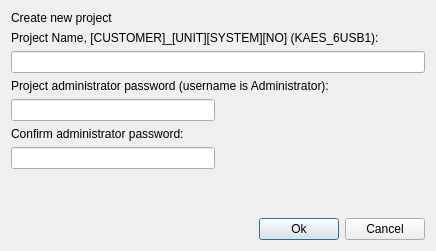
<?xml version="1.0" encoding="UTF-8"?>
<ui version="4.0">
 <class>CreateProjectDialog</class>
 <widget class="QDialog" name="CreateProjectDialog">
  <property name="windowModality">
   <enum>Qt::ApplicationModal</enum>
  </property>
  <property name="geometry">
   <rect>
    <x>0</x>
    <y>0</y>
    <width>436</width>
    <height>251</height>
   </rect>
  </property>
  <property name="windowTitle">
   <string>Create New Project</string>
  </property>
  <property name="modal">
   <bool>true</bool>
  </property>
  <layout class="QHBoxLayout" name="horizontalLayout_2">
   <item>
    <layout class="QVBoxLayout" name="verticalLayout">
     <item>
      <layout class="QGridLayout" name="gridLayout">
       <item row="4" column="0">
        <widget class="QLineEdit" name="passwordEdit">
         <property name="echoMode">
          <enum>QLineEdit::Password</enum>
         </property>
        </widget>
       </item>
       <item row="2" column="0" colspan="2">
        <widget class="QLineEdit" name="projectNameEdit"/>
       </item>
       <item row="7" column="0">
        <spacer name="verticalSpacer1">
         <property name="orientation">
          <enum>Qt::Vertical</enum>
         </property>
         <property name="sizeHint" stdset="0">
          <size>
           <width>20</width>
           <height>40</height>
          </size>
         </property>
        </spacer>
       </item>
       <item row="3" column="0" colspan="2">
        <widget class="QLabel" name="label3">
         <property name="text">
          <string>Project administrator password (username is Administrator):</string>
         </property>
        </widget>
       </item>
       <item row="0" column="0" colspan="2">
        <widget class="QLabel" name="label1">
         <property name="text">
          <string>Create new project</string>
         </property>
        </widget>
       </item>
       <item row="5" column="0" colspan="2">
        <widget class="QLabel" name="label4">
         <property name="text">
          <string>Confirm administrator password:</string>
         </property>
        </widget>
       </item>
       <item row="6" column="0">
        <widget class="QLineEdit" name="confirmPasswordEdit">
         <property name="echoMode">
          <enum>QLineEdit::Password</enum>
         </property>
        </widget>
       </item>
       <item row="6" column="1">
        <spacer name="horizontalSpacer2">
         <property name="orientation">
          <enum>Qt::Horizontal</enum>
         </property>
         <property name="sizeHint" stdset="0">
          <size>
           <width>40</width>
           <height>20</height>
          </size>
         </property>
        </spacer>
       </item>
       <item row="1" column="0" colspan="2">
        <widget class="QLabel" name="label2">
         <property name="text">
          <string>Project Name, [CUSTOMER]_[UNIT][SYSTEM][NO] (KAES_6USB1):</string>
         </property>
        </widget>
       </item>
       <item row="4" column="1">
        <spacer name="horizontalSpacer1">
         <property name="orientation">
          <enum>Qt::Horizontal</enum>
         </property>
         <property name="sizeHint" stdset="0">
          <size>
           <width>40</width>
           <height>20</height>
          </size>
         </property>
        </spacer>
       </item>
      </layout>
     </item>
     <item>
      <layout class="QHBoxLayout" name="horizontalLayout">
       <item>
        <spacer name="horizontalSpacer3">
         <property name="orientation">
          <enum>Qt::Horizontal</enum>
         </property>
         <property name="sizeHint" stdset="0">
          <size>
           <width>40</width>
           <height>20</height>
          </size>
         </property>
        </spacer>
       </item>
       <item>
        <widget class="QPushButton" name="okButton">
         <property name="text">
          <string>Ok</string>
         </property>
         <property name="default">
          <bool>true</bool>
         </property>
         <property name="flat">
          <bool>false</bool>
         </property>
        </widget>
       </item>
       <item>
        <widget class="QPushButton" name="cancelButton">
         <property name="text">
          <string>Cancel</string>
         </property>
        </widget>
       </item>
      </layout>
     </item>
    </layout>
   </item>
  </layout>
 </widget>
 <tabstops>
  <tabstop>projectNameEdit</tabstop>
  <tabstop>passwordEdit</tabstop>
  <tabstop>confirmPasswordEdit</tabstop>
  <tabstop>okButton</tabstop>
  <tabstop>cancelButton</tabstop>
 </tabstops>
 <resources/>
 <connections/>
</ui>
